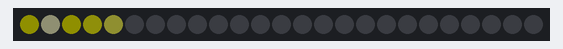
A sketch run on a simulated Arduino Uno, built with avr-gcc and run on an emulated ATmega328P. Parts: 25 RGB LEDs in strip order, left to right. Dim RGB values are drawn brighter than linear; random numbers use the default seed unless the sketch sets one.

Above: at 0.01 s.
At 1.88 s:
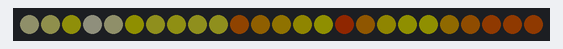
At 9.97 s:
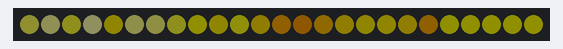
At 19.94 s:
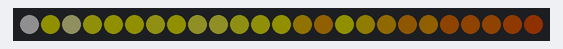
At 30.33 s:
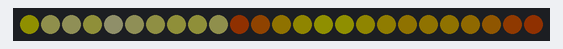
At 39.86 s:
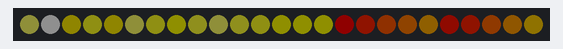

The sketch:

LED_Matrix_Fire_Simulation.ino
```cpp
/*
 * This program creates a flickering fire effect on the 5x5
 * RGB LED matrix using a simulated heat map.
 *
 * Heat is converted into red, orange, and yellow colors.
 */

#include <Arduino.h>
#include <Adafruit_NeoPixel.h>

#define MATRIX_PIN 7
#define NUM_LEDS   25

Adafruit_NeoPixel matrix(
    NUM_LEDS,
    MATRIX_PIN,
    NEO_GRB + NEO_KHZ800
);

uint8_t heat[5][5];

// Convert coordinates to the serpentine wiring
int pixelXY(int x, int y)
{
    if (y % 2 == 0)
    {
        return y * 5 + x;
    }

    return y * 5 + (4 - x);
}

// Convert heat value to fire color
uint32_t heatColor(uint8_t temperature)
{
    if (temperature < 85)
    {
        return matrix.Color(
            temperature * 3,
            0,
            0
        );
    }

    if (temperature < 170)
    {
        uint8_t green =
            (temperature - 85) * 3;

        return matrix.Color(
            255,
            green,
            0
        );
    }

    return matrix.Color(
        255,
        255,
        (temperature - 170) * 3
    );
}

// Update the simulated heat
void updateHeat()
{
    // Cool the flames
    for (int y = 0; y < 5; y++)
    {
        for (int x = 0; x < 5; x++)
        {
            int cooling =
                random(0, 40);

            heat[y][x] =
                (heat[y][x] > cooling)
                ? heat[y][x] - cooling
                : 0;
        }
    }

    // Move heat upward
    for (int y = 4; y > 0; y--)
    {
        for (int x = 0; x < 5; x++)
        {
            heat[y][x] =
                (
                    heat[y - 1][x] +
                    heat[y - 1][max(0, x - 1)] +
                    heat[y - 1][min(4, x + 1)]
                ) / 3;
        }
    }

    // Add new heat at the bottom
    for (int x = 0; x < 5; x++)
    {
        heat[0][x] =
            random(160, 256);
    }
}

// Draw the fire
void drawFire()
{
    matrix.clear();

    for (int y = 0; y < 5; y++)
    {
        for (int x = 0; x < 5; x++)
        {
            matrix.setPixelColor(
                pixelXY(x, y),
                heatColor(heat[y][x])
            );
        }
    }

    matrix.show();
}

void setup()
{
    matrix.begin();
    matrix.setBrightness(15);

    randomSeed(
        analogRead(1)
    );

    matrix.clear();
    matrix.show();
}

void loop()
{
    updateHeat();
    drawFire();

    delay(80);
}
```
